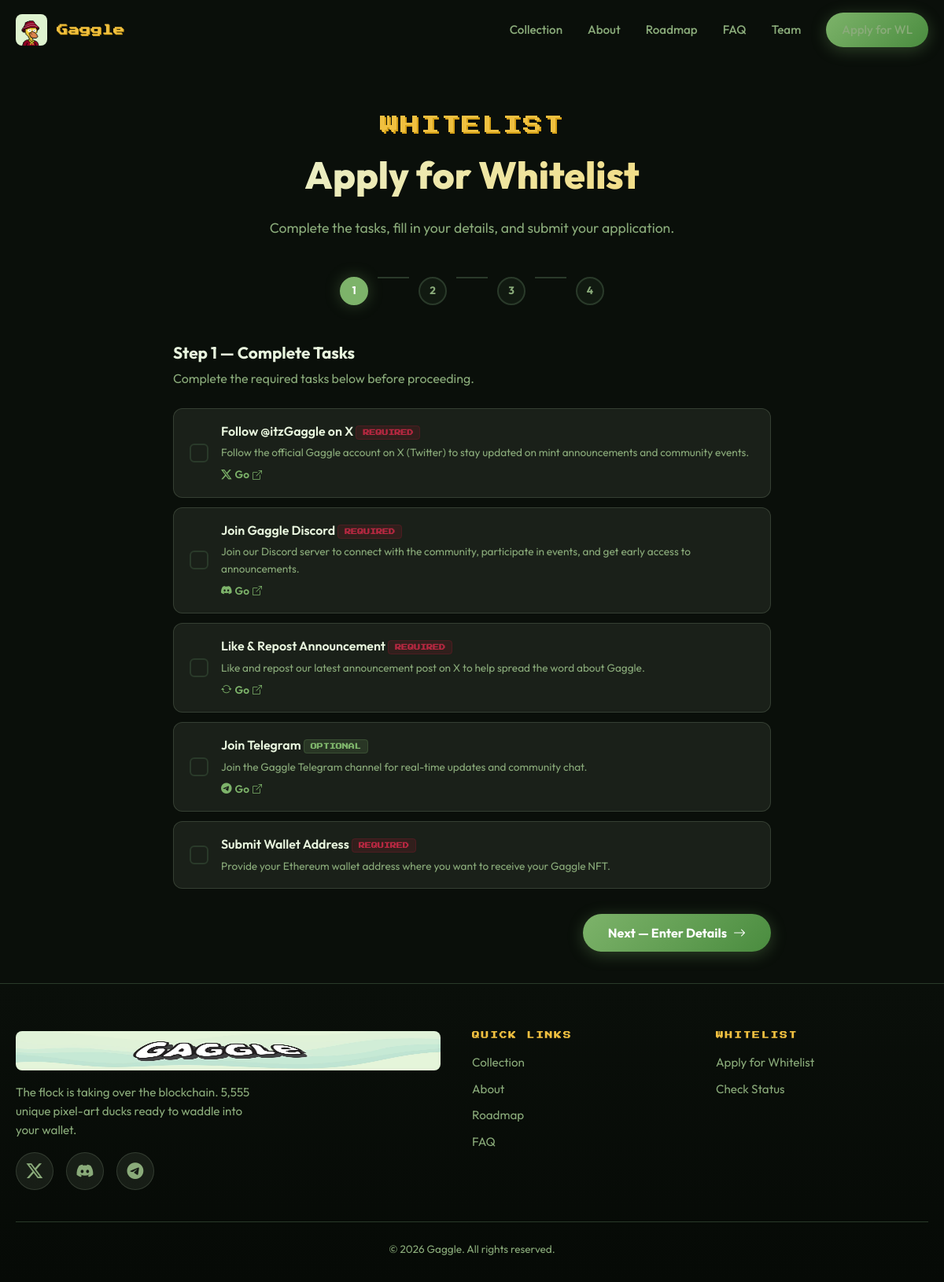
The page /apply.php on the database its author committed.
### tables this page shows
CREATE TABLE IF NOT EXISTS `settings` (
    `id` INT UNSIGNED AUTO_INCREMENT PRIMARY KEY,
    `setting_group` VARCHAR(50) NOT NULL DEFAULT 'general',
    `setting_key` VARCHAR(100) NOT NULL,
    `setting_value` TEXT DEFAULT NULL,
    `created_at` DATETIME NOT NULL DEFAULT CURRENT_TIMESTAMP,
    `updated_at` DATETIME NOT NULL DEFAULT CURRENT_TIMESTAMP ON UPDATE CURRENT_TIMESTAMP,
    UNIQUE KEY `uq_group_key` (`setting_group`, `setting_key`)
);

CREATE TABLE IF NOT EXISTS `tasks` (
    `id` INT UNSIGNED AUTO_INCREMENT PRIMARY KEY,
    `title` VARCHAR(255) NOT NULL,
    `description` TEXT DEFAULT NULL,
    `type` VARCHAR(50) NOT NULL DEFAULT 'custom',
    `url` VARCHAR(512) DEFAULT NULL,
    `required` TINYINT(1) NOT NULL DEFAULT 1,
    `enabled` TINYINT(1) NOT NULL DEFAULT 1,
    `sort_order` INT UNSIGNED NOT NULL DEFAULT 0,
    `created_at` DATETIME NOT NULL DEFAULT CURRENT_TIMESTAMP,
    `updated_at` DATETIME NOT NULL DEFAULT CURRENT_TIMESTAMP ON UPDATE CURRENT_TIMESTAMP,
    INDEX `idx_enabled` (`enabled`),
    INDEX `idx_sort_order` (`sort_order`)
);

### app/helpers/functions.php (called while the page is built, shortened)
<?php
function e(?string $value): string {
    return htmlspecialchars($value, ENT_QUOTES | ENT_SUBSTITUTE, 'UTF-8');
}
function get_setting(string $key, ?string $group = null, $default = null): ?string {
    static $cache = [];
    $cacheKey = ($group ?? 'any') . '.' . $key;
    if (isset($cache[$cacheKey])) {
        return $cache[$cacheKey];
    }
    try {
        $db = Database::getConnection();
        if ($group) {
            $stmt = $db->prepare("SELECT setting_value FROM settings WHERE setting_group = ? AND setting_key = ? LIMIT 1");
            $stmt->execute([$group, $key]);
        } else {
            $stmt = $db->prepare("SELECT setting_value FROM settings WHERE setting_key = ? LIMIT 1");
            $stmt->execute([$key]);
        }
        $result = $stmt->fetchColumn();
        $value = $result !== false ? $result : $default;
        $cache[$cacheKey] = $value;
        return $value;
    } catch (Exception $e) {
        return $default;
    }
}
function get_settings_group(string $group): array {
    try {
        $db = Database::getConnection();
        $stmt = $db->prepare("SELECT setting_key, setting_value FROM settings WHERE setting_group = ?");
        $stmt->execute([$group]);
        $settings = [];
        foreach ($stmt->fetchAll() as $row) {
            $settings[$row['setting_key']] = $row['setting_value'];
        }
        return $settings;
    } catch (Exception $e) {
        return [];
    }
}
function task_type_icon(string $type): string {
    $icons = [
        'twitter_follow'  => 'bi-twitter-x',
        'twitter_like'    => 'bi-heart',
        'twitter_repost'  => 'bi-arrow-repeat',
        'discord_join'    => 'bi-discord',
        'telegram_join'   => 'bi-telegram',
        'website_visit'   => 'bi-globe',
        'custom'          => 'bi-check-circle',
    ];
    return $icons[$type] ?? 'bi-check-circle';
}

### app/config/config.php (called while the page is built, shortened)
<?php
function env(string $key, $default = null) {
    $value = $_ENV[$key] ?? getenv($key);
    $lower = strtolower($value);
    if ($lower === 'false') return false;
    return $value;
}
require_once APP_PATH . '/helpers/functions.php';
require_once APP_PATH . '/config/database.php';

### app/config/database.php (called while the page is built, shortened)
<?php
class Database {
    private static ?PDO $instance = null;
    public static function getConnection(): PDO {
        if (self::$instance === null) {
            $host = env('DB_HOST', 'localhost');
            $port = env('DB_PORT', '3306');
            $name = env('DB_NAME', 'gaggle_nft');
            $user = env('DB_USER', 'root');
            $pass = env('DB_PASSWORD', '');
            $charset = env('DB_CHARSET', 'utf8mb4');
            $dsn = "mysql:host={$host};port={$port};dbname={$name};charset={$charset}";
            try {
                self::$instance = new PDO($dsn, $user, $pass, [
                    PDO::ATTR_ERRMODE            => PDO::ERRMODE_EXCEPTION,
                    PDO::ATTR_DEFAULT_FETCH_MODE => PDO::FETCH_ASSOC,
                    PDO::ATTR_EMULATE_PREPARES   => false,
                    PDO::MYSQL_ATTR_INIT_COMMAND => "SET NAMES {$charset} COLLATE {$charset}_unicode_ci",
                ]);
            } catch (PDOException $e) {
                if (APP_DEBUG) {
                    throw $e;
                }
                error_log('Database connection failed: ' . $e->getMessage());
                die('Database connection error. Please try again later.');
            }
        }
        return self::$instance;
    }
}

### app/models/Task.php (called while the page is built, shortened)
<?php
class Task {
    private PDO $db;
    public function __construct() {
        $this->db = Database::getConnection();
    }
    public function getEnabled(): array {
        return $this->db->query("SELECT * FROM tasks WHERE enabled = 1 ORDER BY sort_order ASC")->fetchAll();
    }
}

### app/services/CaptchaService.php (called while the page is built, shortened)
<?php
class CaptchaService {
    public function isEnabled(): bool {
        return get_setting('captcha_enabled', 'captcha', '0') === '1';
    }
    public function getSiteKey(): string {
        $key = get_setting('captcha_site_key', 'captcha', '');
        if (empty($key)) {
            $key = env('CAPTCHA_SITE_KEY', '');
        }
        return $key;
    }
}

### public/apply.php (the view, shortened to what this page needs)
<?php
require_once GAGGLE_ROOT . '/app/config/config.php';
require_once APP_PATH . '/models/Task.php';
require_once APP_PATH . '/services/CaptchaService.php';
$taskModel = new Task();
$tasks = $taskModel->getEnabled();
$captcha = new CaptchaService();
$captchaEnabled = $captcha->isEnabled();
$captchaSiteKey = $captcha->getSiteKey();
$appSettings = get_settings_group('application');
$applicationsEnabled = ($appSettings['applications_enabled'] ?? '1') === '1';
?>
<div class="apply-page">
    <div class="apply-container">
        <div class="apply-header">
            <p class="section-title">Whitelist</p>
            <h1 class="section-subtitle">Apply for Whitelist</h1>
            <p class="section-desc" style="margin-bottom: 0;">Complete the tasks, fill in your details, and submit your application.</p>
        </div>
        <?php if (!$applicationsEnabled): ?>
            <div class="alert alert-warning" style="text-align: center; max-width: 500px; margin: 0 auto;">
                <i class="bi bi-exclamation-triangle"></i> Whitelist applications are currently closed. Check back later.
            </div>
        <?php else: ?>
        <div class="steps-indicator">
            <div class="step-item active">
                <div class="step-number">1</div>
            </div>
            <div class="step-connector"></div>
            <div class="step-item">
                <div class="step-number">2</div>
            </div>
            <div class="step-connector"></div>
            <div class="step-item">
                <div class="step-number">3</div>
            </div>
            <div class="step-connector"></div>
            <div class="step-item">
                <div class="step-number">4</div>
            </div>
        </div>
        <form id="wl-application-form" action="/apply.php" method="POST" novalidate data-blockchain="<?= e(get_setting('blockchain', 'general', 'Ethereum')) ?>">
            <div class="form-step active" id="step-tasks">
                <h3 style="margin-bottom: 8px; font-size: 1.3rem;">Step 1 — Complete Tasks</h3>
                <p class="text-muted" style="margin-bottom: 24px;">Complete the required tasks below before proceeding.</p>
                <div class="task-list">
                    <?php foreach ($tasks as $task): ?>
                        <div class="task-card" data-required="<?= $task['required'] ? '1' : '0' ?>">
                            <div class="task-checkbox"></div>
                            <div class="task-info">
                                <div class="task-title-text">
                                    <?= e($task['title']) ?>
                                    <span class="task-badge <?= $task['required'] ? 'required' : 'optional' ?>">
                                        <?= $task['required'] ? 'Required' : 'Optional' ?>
                                    </span>
                                </div>
                                <div class="task-desc-text"><?= e($task['description']) ?></div>
                                <?php if (!empty($task['url'])): ?>
                                    <a href="<?= e($task['url']) ?>" target="_blank" rel="noopener" class="task-link" style="margin-top: 6px;">
                                        <i class="bi <?= e(task_type_icon($task['type'])) ?>"></i> Go <i class="bi bi-box-arrow-up-right" style="font-size: 0.75rem;"></i>
                                    </a>
                                <?php endif; ?>
                            </div>
                        </div>
                    <?php endforeach; ?>
                </div>
                <div style="text-align: right;">
                    <button type="button" class="btn-gaggle btn-primary btn-next-step">
                        Next — Enter Details <i class="bi bi-arrow-right"></i>
                    </button>
                </div>
            </div>
        </form>
        <?php endif; ?>
    </div>
</div>
<?php
$content = ob_get_clean();
include VIEWS_PATH . '/layouts/public.php';
?>

### app/views/layouts/public.php (shortened to what this page needs)
<?php
$projectName = get_setting('project_name', 'general', 'Gaggle');
$pageDescription = $pageDescription ?? get_setting('project_description', 'general', 'A unique PFP NFT collection.');
$twitterUrl = get_setting('twitter_url', 'general', '#');
$discordUrl = get_setting('discord_url', 'general', '#');
$telegramUrl = get_setting('telegram_url', 'general', '#');
?>
<!DOCTYPE html>
<html lang="en">
<head>
    <link rel="stylesheet" href="https://cdn.jsdelivr.net/npm/bootstrap-icons@1.11.3/font/bootstrap-icons.min.css">
    <link rel="stylesheet" href="/assets/css/style.css">
</head>
<body class="<?= e($bodyClass ?? '') ?>">
    <nav class="navbar-gaggle" id="navbar">
        <div class="nav-inner">
            <a href="/" class="nav-logo">
                <img src="/assets/images/hero-pfp.jpg" alt="<?= e($projectName) ?>">
                <span class="nav-logo-text"><?= e($projectName) ?></span>
            </a>
            <ul class="nav-links" id="nav-links">
                <li><a href="/#collection">Collection</a></li>
                <li><a href="/#about">About</a></li>
                <li><a href="/#roadmap">Roadmap</a></li>
                <li><a href="/#faq">FAQ</a></li>
                <li><a href="/#team">Team</a></li>
                <li><a href="/apply.php" class="btn-gaggle btn-primary btn-sm">Apply for WL</a></li>
            </ul>
        </div>
    </nav>
    <?= $content ?? '' ?>
    <footer class="footer">
        <div class="container-custom">
            <div class="footer-grid">
                <div class="footer-brand">
                    <img src="/assets/images/logo-banner.jpg" alt="<?= e($projectName) ?>" style="border-radius: 8px;">
                    <p><?= e(get_setting('project_description', 'general', '')) ?></p>
                    <div class="hero-socials" style="justify-content: flex-start;">
                        <?php if ($twitterUrl !== '#'): ?>
                            <a href="<?= e($twitterUrl) ?>" target="_blank" rel="noopener" aria-label="X/Twitter"><i class="bi bi-twitter-x"></i></a>
                        <?php endif; ?>
                        <?php if ($discordUrl !== '#'): ?>
                            <a href="<?= e($discordUrl) ?>" target="_blank" rel="noopener" aria-label="Discord"><i class="bi bi-discord"></i></a>
                        <?php endif; ?>
                        <?php if ($telegramUrl !== '#'): ?>
                            <a href="<?= e($telegramUrl) ?>" target="_blank" rel="noopener" aria-label="Telegram"><i class="bi bi-telegram"></i></a>
                        <?php endif; ?>
                    </div>
                </div>
                <div>
                    <h4 class="footer-heading">Quick Links</h4>
                    <ul class="footer-links">
                        <li><a href="/#collection">Collection</a></li>
                        <li><a href="/#about">About</a></li>
                        <li><a href="/#roadmap">Roadmap</a></li>
                        <li><a href="/#faq">FAQ</a></li>
                    </ul>
                </div>
                <div>
                    <h4 class="footer-heading">Whitelist</h4>
                    <ul class="footer-links">
                        <li><a href="/apply.php">Apply for Whitelist</a></li>
                        <li><a href="/status.php">Check Status</a></li>
                    </ul>
                </div>
            </div>
            <div class="footer-bottom">
                &copy; <?= date('Y') ?> <?= e($projectName) ?>. All rights reserved.
            </div>
        </div>
    </footer>
</body>
</html>

### rows shown on the page
settings: setting_value "Gaggle"
tasks: title "Follow @itzGaggle on X", required "REQUIRED", description "Follow the official Gaggle account on X (Twitter) to stay updated on mint announcements and community events."
tasks: title "Join Gaggle Discord", required "REQUIRED", description "Join our Discord server to connect with the community, participate in events, and get early access to announcements."
tasks: title "Like & Repost Announcement", required "REQUIRED", description "Like and repost our latest announcement post on X to help spread the word about Gaggle."
tasks: title "Join Telegram", required "OPTIONAL", description "Join the Gaggle Telegram channel for real-time updates and community chat."
tasks: title "Submit Wallet Address", required "REQUIRED", description "Provide your Ethereum wallet address where you want to receive your Gaggle NFT."

### other values the page prints
get_setting('project_description', 'general', '') "The flock is taking over the blockchain. 5,555 unique pixel-art ducks ready to waddle into your wallet."
